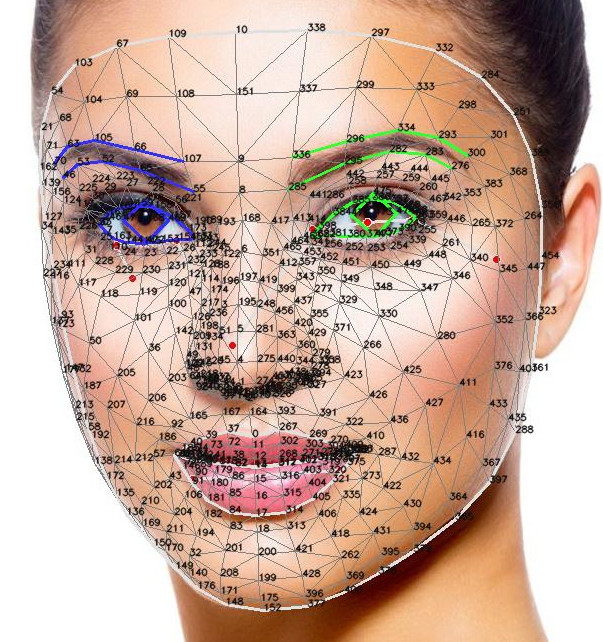
#> input picture CODE/FaceClustering/Landmarks_as_embeddings/doc_images/mediapipe_landmarks.jpg, 603 x 642 px, found by its file name
$ jupyter execute Histogram_of_oriented_gradients.ipynb
#> lines starting #> are read from the running program, lines starting #| are printed output that depends on the picture
# Histogram of Oriented Gradients

Histogramele de Gradienți Orientați (HOG) reprezintă o tehnică de extragere a caracteristicilor din imagini, folosită în principal pentru recunoașterea obiectelor (de exemplu, detectarea pietonilor). Această metodă este robustă la iluminare și micile variații de poziție sau formă, concentrându-se pe structura locală a contururilor și marginilor din imagine.

HOG captează direcțiile predominante ale gradientului într-o imagine (adică, modul în care intensitatea pixelilor se schimbă în vecinătate). Marginea unui obiect este evidențiată prin aceste schimbări de intensitate.

Etapele algoritmului sunt, in mare, următoarele:

 - Imaginea este convertită în tonuri de gri
 - Se calculează gradientul imaginii în direcțiile X și Y, de obicei folosind un filtru Sobel. Se obțin:
     - Magnitudinea gradientului (cât de abruptă e schimbarea)
     - Unghiul (orientarea) gradientului
 - Imaginea este împărțită în blocuri (8 x 8 sau 16 x 16 pixeli)

[cell 1]
import matplotlib.pyplot as plt
from skimage.feature import hog
from skimage import color, exposure, io
import numpy as np
from scipy.ndimage import sobel

## Calculul gradientului intr-un pixel

Gradientul intr-un punct reprezinta directia care are cea mai mare inclinare impreuna cu marimea acestei inclinari. Gradientul este o marime vectoriala, in cazul nostru un vector intr-un spatiu bidimensional. Gradientul pe care il calculam aici este un gradient al intensitatii luminoase. De fiecare data, gradientul se calculeaza pornind de la un pixel, prin calculul diferentelor intre intentitatile pixelilor in dreapta si cel din stanga (pentru gx) si diferenta intre intensitatea pixelului de deasupra si cel de dedesubt (pentru gx), divizate la distanta dintre cei 2 pixeli (in cazul nostru 2. Acest mod ce calcul se numeste "aproximare prin diferente finite centrate".

[cell 2]
minimatrix = np.array([
    [ 45, 100, 130],
    [ 60,  90, 120],
    [ 55,  85, 146]
])

scale = 400  # Scale factor for visualization

# Create the figure and axes
fig, ax = plt.subplots(figsize=(3, 3))
ax.imshow(minimatrix, cmap='gray', vmin=0, vmax=255, extent=[0, 3*scale, 0, 3*scale])

# Draw grid lines and cell values
for y in range(3):
    for x in range(3):
        cell_value = int(minimatrix[y, x])
        # Plot the value in the center of the scaled cell
        ax.text(x * scale + scale / 2, (2 - y) * scale + scale / 2,  # (2 - y) flips the y-axis
                str(cell_value),
                va='center', ha='center',
                color='red', fontsize=14, weight='bold')

plt.axis('off')

plt.gca().invert_yaxis()
plt.show()
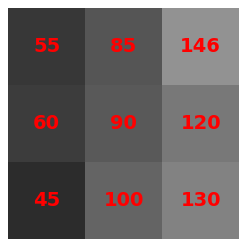
#> figure drawn by matplotlib, 1 panel

[cell 3]
center_y, center_x = 1, 1

# Calculam gradientul orizontal
gx = (minimatrix[center_y, center_x + 1] - minimatrix[center_y, center_x - 1]) / 2 # gx = 120 - 60 = 60 / 2 = 30


# Calculam gradientul vertical
# Gy = bottom - top
gy = (minimatrix[center_y + 1, center_x] - minimatrix[center_y - 1, center_x]) /2 # gy = 85 - 100 = -15 / 2 = -7.5

# Step 5: Calculam dimensiunea si unghiul
magnitude = np.sqrt(gx**2 + gy**2)
angle_rad = np.arctan2(gy, gx)      # unghiul in radiani
angle_deg = np.degrees(angle_rad)   # unghiul in grade

# Output all intermediate results
print(f"Gx (orizontal): {gx}")
print(f"Gy (vertical): {gy}")
print(f"Dimensiune: {magnitude:.2f}")
print(f"Unghi (radians): {angle_rad:.2f}")
print(f"Unghi (degrees): {angle_deg:.2f}")

Putem vizualiza cei trei vectori (gx, gy si rezultatul)

[cell 4]
fig, ax = plt.subplots(figsize=(3, 3))
ax.imshow(minimatrix, cmap='gray', vmin=0, vmax=255, extent=[0, 3*scale, 0, 3*scale])

scale = 400

# Draw grid lines and cell values
for y in range(3):
    for x in range(3):
        cell_value = int(minimatrix[y, x])
        # Plot the value in the center of the scaled cell
        ax.text(x * scale + scale / 2, (2 - y) * scale + scale / 2,  # (2 - y) flips the y-axis
                str(cell_value),
                va='center', ha='center',
                color='red', fontsize=14, weight='bold')

arrow_scale = 18  # Adjust for better visualization
center_pixel_x_pos = center_x * scale + scale / 2
center_pixel_y_pos = (2 - center_y) * scale + scale / 2

# Plot the x vector (horizontal gradient)
ax.arrow(center_pixel_x_pos, center_pixel_y_pos, gx * arrow_scale, 0,
         head_width=20, head_length=30, fc='blue', ec='blue', label='Gx')

# Plot the y vector (vertical gradient)
ax.arrow(center_pixel_x_pos, center_pixel_y_pos, 0, -gy * arrow_scale, # -gy because y-axis is inverted
         head_width=20, head_length=30, fc='green', ec='green', label='Gy')

# Plot the gradient vector
ax.arrow(center_pixel_x_pos, center_pixel_y_pos, gx * arrow_scale, -gy * arrow_scale,
         head_width=30, head_length=40, fc='purple', ec='purple', label='Gradient')

# ax.legend()

plt.axis('off')

# plt.gca().invert_yaxis()
# plt.show()
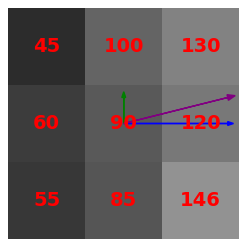
#> figure drawn by matplotlib, 1 panel

## Exemplu pentru o matrice 8 x 8

[cell 5]
# Matricea furnizată (8x8)
matrix = np.array([
    [120, 116, 132, 112, 64, 65, 63, 64],
    [121, 115, 115, 72, 68, 63, 60, 59],
    [99, 121, 103, 67, 63, 57, 54, 52],
    [104, 115, 56, 52, 50, 51, 56, 56],
    [109, 59, 54, 49, 48, 51, 55, 54],
    [59, 57, 52, 48, 46, 42, 38, 37],
    [60, 54, 44, 42, 40, 32, 31, 27],
    [45, 41, 35, 33, 32, 32, 32, 29]
], dtype=np.float32)

# matrix = np.array([
#     [74, 71, 68, 66, 64, 65, 63, 64],
#     [78, 78, 76, 72, 68, 63, 60, 59],
#     [71, 72, 71, 67, 63, 57, 54, 52],
#     [63, 60, 56, 52, 50, 51, 56, 56],
#     [63, 59, 54, 49, 48, 51, 55, 54],
#     [59, 57, 52, 48, 46, 42, 38, 37],
#     [60, 54, 44, 42, 40, 32, 31, 27],
#     [45, 41, 35, 33, 32, 32, 32, 29]
# ], dtype=np.float32)
matrix = np.rot90(matrix, k=1)

Afisarea matricii

[cell 6]
scale_factor = 50  # 8 * 50 = 400
image_scaled = np.kron(matrix, np.ones((scale_factor, scale_factor)))

# Afișare
plt.figure(figsize=(5, 5))
plt.imshow(image_scaled, cmap='gray', interpolation='nearest', vmin=0, vmax=255)
plt.title("Matrice 8x8 afișată ca imagine 400x400")
plt.axis('off')
plt.tight_layout()
plt.show()
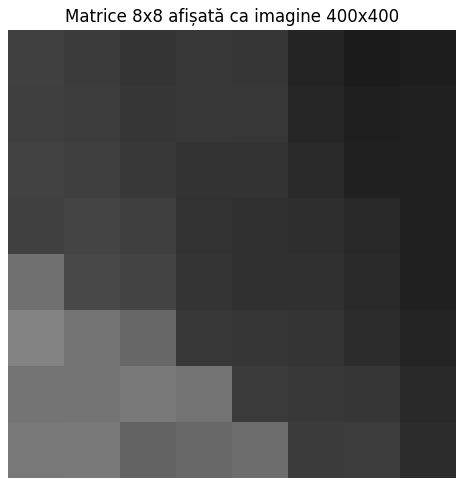
#> figure drawn by matplotlib, 1 panel

# Exemplu de calcul al gradientilor intr-un bloc de 8 x 8 pixeli

In continuare, calculam pentru fiecare celula gradientul (variatia de intensitate) pe cele doua axe, x si y.
- itereaza dupa linii si coloane pixelii interiori (fara cei care se afla pe marginea matricii).
- pentru fiecare pixel interior calculeaza gradientii orizontal (gx) si vertical (gy) folosind diferente finite.

[cell 7]
# Dimensiuni
h, w = matrix.shape

# Bin-urile pentru orientări între 0° și 180° (9 bin-uri = 20° fiecare)

# Calcularea gradientului și a histogramei
plt.figure(figsize=(6, 6))
plt.imshow(matrix, cmap='gray', vmin=0, vmax=255)

for y in range(1, h - 1):
    for x in range(1, w - 1):
        gx = matrix[y, x + 1] - matrix[y, x - 1]
        gy = matrix[y + 1, x] - matrix[y - 1, x]
        magnitude = np.sqrt(gx ** 2 + gy ** 2)

        angle_rad = np.arctan2(gy, gx)           # în [-π, +π]
        orientation = (np.degrees(angle_rad) % 180)  # în [0, 180)

        dx = np.cos(angle_rad)
        dy = np.sin(angle_rad)

        plt.arrow(x, y, dx, dy, color='red', head_width=0.2, head_length=0.2)
        # Găsirea bin-ului corespunzător

plt.title('Gradient Visualization (HOG-style)')
plt.axis('off')
plt.show()
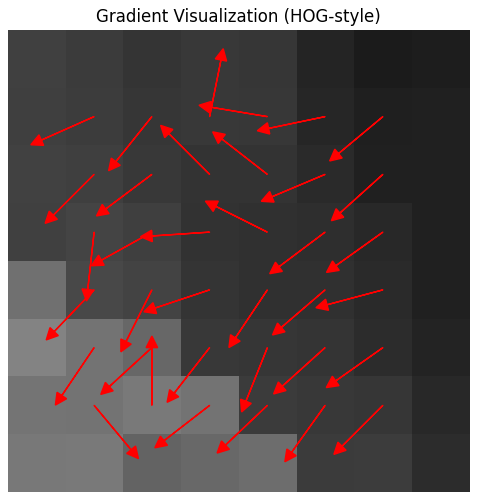
#> figure drawn by matplotlib, 1 panel

## Calculul gradientilor cu repartizarea lor in histograma

Fiecare pixel va produce un gradient care va fi reprezentat de orientare si marime. Se creaza o histograma in care sunt distribuite orientarile gradientilor, ponderate de marimea acestora. Astfel, un pixel care va genera un gradient de o marime redusa, va contribui mai putin la acel interval de histograma decat unul care va avea acelasi unghi dar o marime semnificativa. Vom crea o histograma cu 9 intervale (fiecare acopering 20 de grade de orientare).

[cell 8]
# Dimensiuni
h, w = matrix.shape

# Bin-urile pentru orientări între 0° și 180° (9 bin-uri = 20° fiecare)
num_bins = 9
bin_edges = np.linspace(0, 180, num_bins + 1)
histogram = np.zeros(num_bins)

# Calcularea gradientului și a histogramei
plt.figure(figsize=(6, 6))
plt.imshow(matrix, cmap='gray', vmin=0, vmax=255)

for y in range(1, h - 1):
    for x in range(1, w - 1):
        gx = matrix[y, x + 1] - matrix[y, x - 1]
        gy = matrix[y + 1, x] - matrix[y - 1, x]
        magnitude = np.sqrt(gx ** 2 + gy ** 2)

        angle_rad = np.arctan2(gy, gx)           # în [-π, +π]
        orientation = (np.degrees(angle_rad) % 180)  # în [0, 180)

        dx = np.cos(angle_rad)
        dy = np.sin(angle_rad)

        plt.arrow(x, y, dx, dy, color='red', head_width=0.2, head_length=0.2)
        # Găsirea bin-ului corespunzător
        bin_index = np.searchsorted(bin_edges, orientation, side='right') - 1
        if bin_index == num_bins:
            bin_index -= 1
        histogram[bin_index] += magnitude

plt.title('Gradient Visualization (HOG-style)')
plt.axis('off')
plt.show()

# Afișarea histogramei

[cell 9]
# Afișarea histogramei
bin_labels = [f"{int(bin_edges[i])}–{int(bin_edges[i+1])}°" for i in range(num_bins)]

plt.figure(figsize=(10, 5))
plt.bar(bin_labels, histogram, width=0.8, color='skyblue', edgecolor='black')
plt.title("Histograma HOG pentru matricea dată")
plt.xlabel("Interval orientare (grade)")
plt.ylabel("Suma magnitudinilor gradientului")
plt.grid(True, linestyle='--', alpha=0.5)
plt.tight_layout()
plt.show()
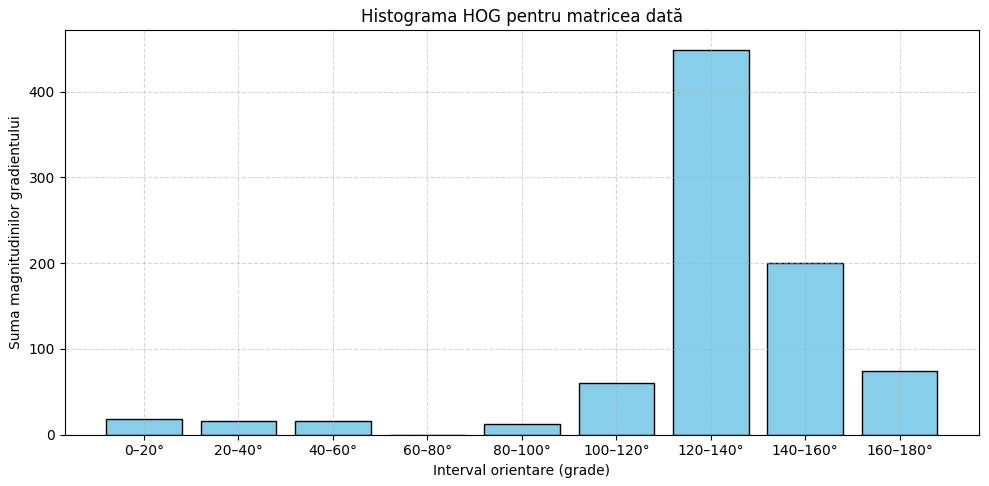
#> figure drawn by matplotlib, 1 panel; tallest bar 448.9 high, from x = 5.6 to 6.4

[cell 10]
# histogram is length‑9 from your 8×8 block
bin_centers = (bin_edges[:-1] + bin_edges[1:]) / 2    # e.g. [10, 30, …, 170]
best_bin = np.argmax(histogram)                      # index of the strongest bin
theta = np.deg2rad(bin_centers[best_bin])            # convert to radians
strength = histogram[best_bin]                       # its accumulated magnitude

print(f"Cel mai inalt interval: {best_bin}")
print(f"Orientarea celui mai bun interval in grade: {bin_centers[best_bin]} in radiani {theta}")

### Reprezentarea celui mai predomenint component al gradientului

HOG utilizeaza toate componentele histogramei dar pentru a ilustra sensibilitatea celui mai inalt interval al histogramei la distributia intensitatii pixelilor, putem reprezenta vectorul gradientului si izolinia corespunzatoare.

[cell 11]
cy, cx = matrix.shape[0] / 2, matrix.shape[1] / 2

plt.figure(figsize=(3, 3))
plt.imshow(matrix, cmap='gray', vmin=0, vmax=255)

# Draw the gradient direction line (in white)

perp_dx = -dy  # Perpendicular to dx
perp_dy = dx   # Perpendicular to dy
plt.plot([cx, cx + perp_dx], [cy, cy + perp_dy], color='blue', linestyle='--', linewidth=2)

# Draw the gradient direction line (in white)


plt.plot(
    [cx - perp_dx, cx + perp_dx],
    [cy - perp_dy, cy + perp_dy],
    color='white',  linewidth=6
)

#plt.plot([cx, cx + dx], [cy, cy + dy], color='white', linewidth=2)

#Draw the arrow at the end of the line
plt.arrow(cx, cy, dx, dy,
          color='white',
          width=0.1,
          head_width=1,
          head_length=1)

plt.axis('off')
plt.show()
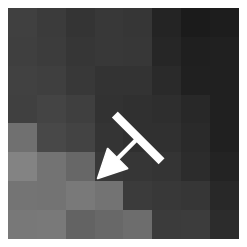
#> figure drawn by matplotlib, 1 panel

### Reprezentarea tuturor componentelor gradientului, intr-un bloc de 8 x 8

[cell 12]
max_magnitude = np.max(histogram)
if max_magnitude > 0:
    normalized = histogram / max_magnitude
else:
    normalized = histogram

top_n = 9

top_indices = np.argsort(histogram)[-top_n:]

plt.figure(figsize=(3, 3))
plt.imshow(matrix, cmap='gray', vmin=0, vmax=255)

for idx in top_indices:
    angle_deg = (bin_edges[idx] + bin_edges[idx + 1]) / 2
    angle_rad = np.deg2rad(angle_deg)

    length = 4 * normalized[idx]  # scale factor to make lines visible
    dx = np.cos(angle_rad) * length
    dy = np.sin(angle_rad) * length

    plt.plot([cx - dx, cx + dx], [cy - dy, cy + dy], color='white', linewidth=2)

plt.axis('off')
plt.show()
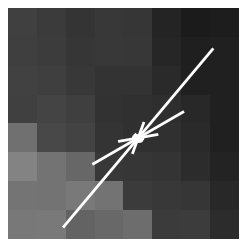
#> figure drawn by matplotlib, 1 panel

# Extragerea HOG pentru o imagine

# Importul fisierului

[cell 13]
try:
    from google.colab import files
    from IPython.display import display
    uploaded = files.upload()  # Allows user to upload a file
#> the answer given: mediapipe_landmarks.jpg
    # Get the first uploaded file
    image_path = list(uploaded.keys())[0]
    image = io.imread(image_path)
#> image is the input picture: shape (642, 603, 3); mean R, G, B 201.4, 171.9, 157.7
except ImportError:
    # Fallback to skimage sample image (if not in Colab)
    from skimage import data
    image = data.astronaut()

[cell 14]
print("Image shape:", image.shape)
#| Image shape: (642, 603, 3)

# Extragerea gradientului

[cell 15]
if image.ndim == 3:
    image = color.rgb2gray(image)
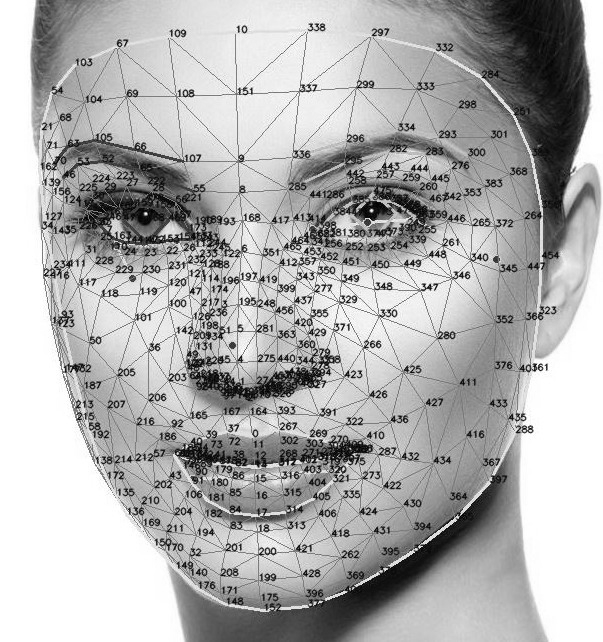
#> image: shape (642, 603) float64; min 0, max 1, mean 0.695

fd, hog_image = hog(image, orientations=9, pixels_per_cell=(16, 16),
                    cells_per_block=(1, 1), visualize=True)
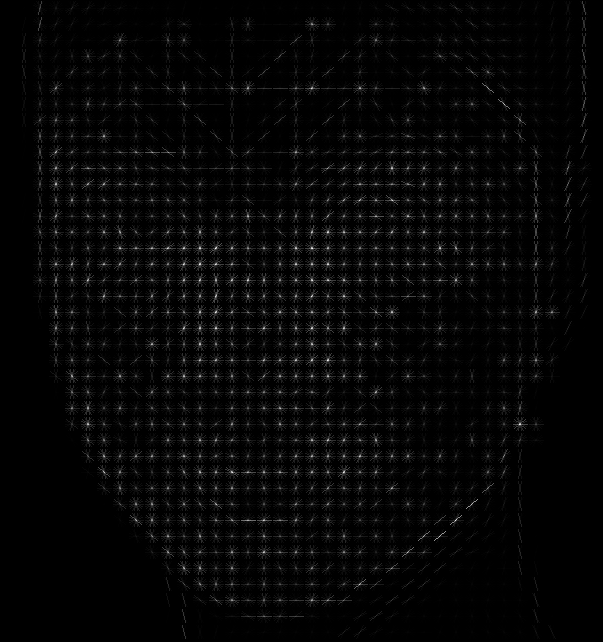
#> hog_image: shape (642, 603) float64; min 0, max 0.278, mean 0.0068; drawn with min black and max white
#> fd = 13320 values, max 1 at index 5337, min 0 at index 0, mean 0.279

## Functia hog din skimage

Apelul functiei implica urmatorii parametrii:

```python
fd, hog_image = hog(image, orientations=8, pixels_per_cell=(16, 16), cells_per_block=(1, 1), visualize=True)
```

### Argumentele functiei

**image**
Imaginea de intrare (trebuie să fie în tonuri de gri).De obicei este o structura de tip NumPy bidimensional.

**orientations = 9**

Numărul de intervale ale histogramei. Un număr mai mare oferă o reprezentare mai detaliată a direcțiilor, dar crește dimensiunea vectorului de caracteristici.

**pixels_per_cell**

Reprezinta numarul de pixeli dintr-un bloc analizat. In exemplul nostru de mai sus am folosit un bloc de 8 x 8 pixeli, putem alege valori diferite.

**cells_per_block**

HOG aplică un pas suplimentar de normalizare a histogramelor, la cerere, in regiuni mai mari. Daca acest parametru este (1,1) inseamna ca procesul nu mai are loc. Daca parametrul este diferit (ex. 2,2) atunci se vor normaliza histogramele din grupuri de 4 blocuri.

**visualize=True**

Daca valoarea este True atunci functia va returna si o imagine cu gradientii desenati. Daca este False, atunci se va returna doar vectorul de caracteristici.

### Rezultatul functiei

**fd**

Vectorul de caracteristici este un vector a carui lungime depinde de parametrii introdusi si de dimensiunea imaginii. De exemplu,

- imaginea are 256 x 256 pixeli
- histogramele au 9 intervale
- dimensiunea fiecarei celule este de 32 x 32 de pixeli

256 / 32 = 8
8 x 8 = 64.
imaginea contine 64 de blocuri. Fiecare bloc genereaza 9 valori
dimensiunea finala a vectorului de caracteristici este de 64 x 9 = 576.

**hog_image**

Imaginea cu gradientii desenati.

[cell 16]
print(len(fd))
#| 13320

## Afișarea rezultatelor

[cell 17]
fig, (ax1, ax2) = plt.subplots(1, 2, figsize=(16, 8))

ax1.axis('off')
ax1.imshow(image, cmap=plt.cm.gray)
ax1.set_title('Input image')

hog_image_rescaled = exposure.rescale_intensity(hog_image, in_range=(0, 0.02))
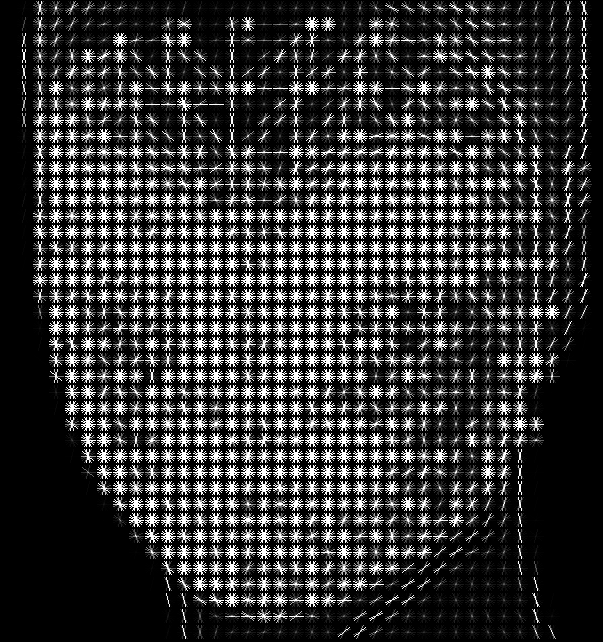
#> hog_image_rescaled: shape (642, 603) float64; min 0, max 1, mean 0.207
ax2.axis('off')
ax2.imshow(hog_image_rescaled, cmap=plt.cm.gray)
ax2.set_title('Histogram of Oriented Gradients')
plt.show()

$ run again, on CODE/FaceClustering/Landmarks_as_embeddings/doc_images/tsne_460.jpg
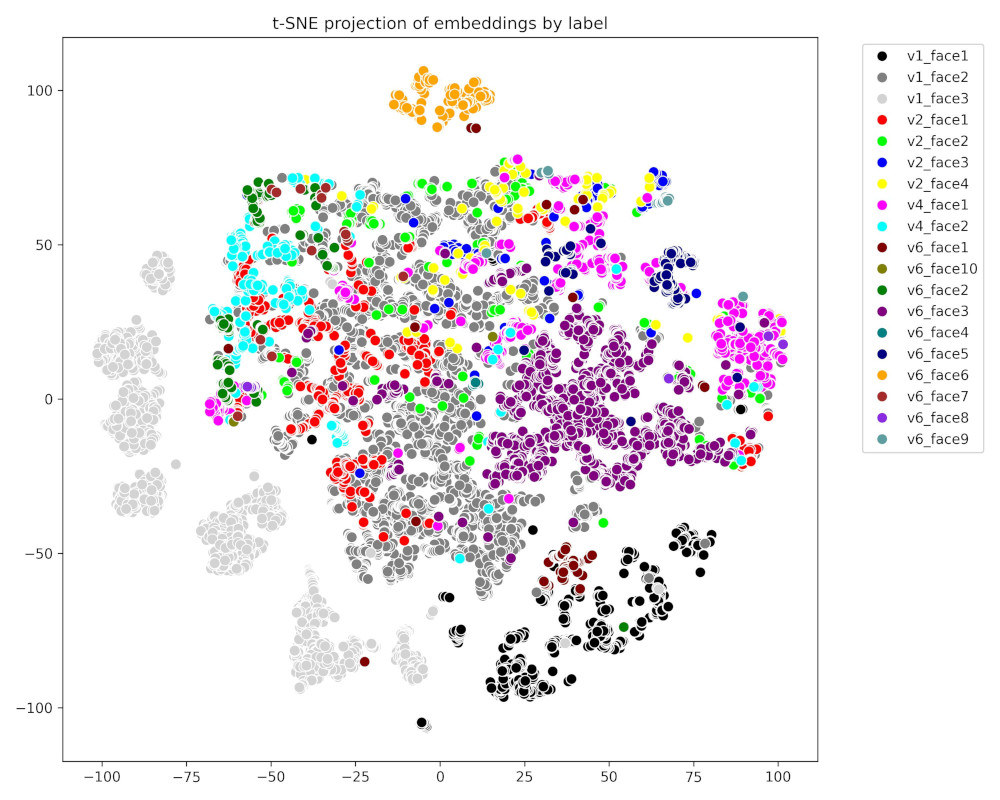
#> input picture CODE/FaceClustering/Landmarks_as_embeddings/doc_images/tsne_460.jpg, 1000 x 800 px, found by its file name
#> image is the input picture: shape (800, 1000, 3); mean R, G, B 238.2, 234.6, 236.7
#| Image shape: (800, 1000, 3)
#> image: shape (800, 1000) float64
#> `fd, hog_image = hog(image, orientations=9, pixels_per_cell=(16, 16), c..`:
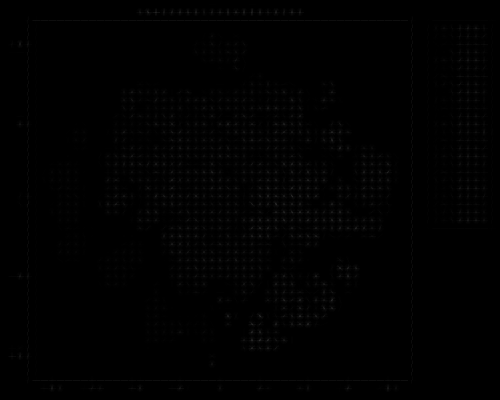
#> hog_image: shape (800, 1000) float64 (shown at 1/2 size); min 0, max 0.36, mean 0.00419
#| 27900
#> `hog_image_rescaled = exposure.rescale_intensity(hog_image, in_range=(0..`:
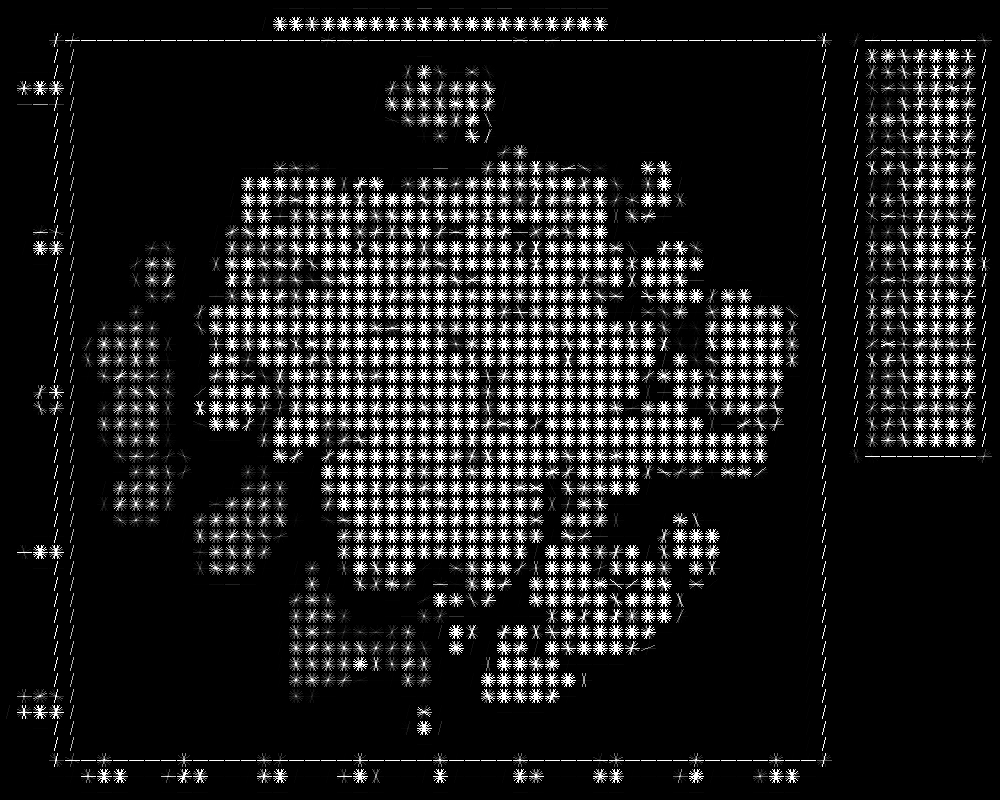
#> hog_image_rescaled: shape (800, 1000) float64; min 0, max 1, mean 0.115
